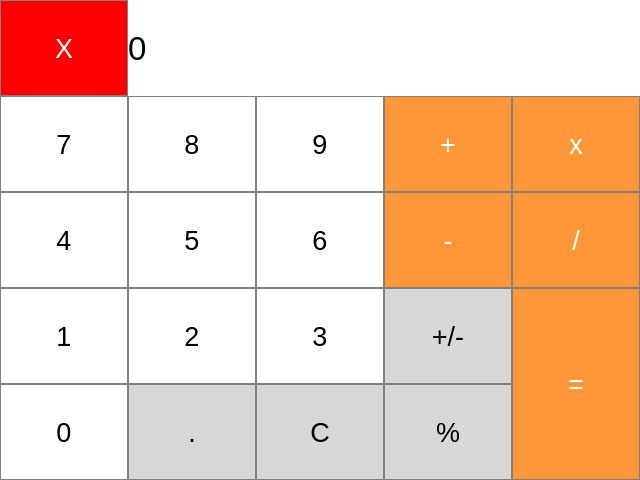
<?xml version="1.0" encoding="UTF-8"?>
<ui version="4.0">
 <class>calculadora</class>
 <widget class="QWidget" name="calculadora">
  <property name="geometry">
   <rect>
    <x>0</x>
    <y>0</y>
    <width>640</width>
    <height>480</height>
   </rect>
  </property>
  <property name="windowTitle">
   <string>calculadora</string>
  </property>
  <widget class="QWidget" name="centralWidget" native="true">
   <property name="geometry">
    <rect>
     <x>0</x>
     <y>0</y>
     <width>640</width>
     <height>480</height>
    </rect>
   </property>
   <property name="styleSheet">
    <string notr="true">background-color: rgb(255,255,255);</string>
   </property>
   <widget class="QLabel" name="label">
    <property name="geometry">
     <rect>
      <x>128</x>
      <y>0</y>
      <width>512</width>
      <height>96</height>
     </rect>
    </property>
    <property name="font">
     <font>
      <pointsize>25</pointsize>
     </font>
    </property>
    <property name="styleSheet">
     <string notr="true">QLabel { qproperty-alignment: 'AlignVCenter | AlignRight'; border: 1px solid gray;}
background-color: white;</string>
    </property>
    <property name="text">
     <string>0</string>
    </property>
   </widget>
   <widget class="QPushButton" name="p7">
    <property name="geometry">
     <rect>
      <x>0</x>
      <y>96</y>
      <width>128</width>
      <height>96</height>
     </rect>
    </property>
    <property name="font">
     <font>
      <pointsize>20</pointsize>
     </font>
    </property>
    <property name="styleSheet">
     <string notr="true">QPushButton { border: 1px solid gray; } QPushButton:pressed { background-color: qlineargradient(x1: 0, y1: 0, x2: 0, y2: 1, stop: 0 #dadbde, stop: 1 #f6f7fa);}</string>
    </property>
    <property name="text">
     <string>7</string>
    </property>
   </widget>
   <widget class="QPushButton" name="p8">
    <property name="geometry">
     <rect>
      <x>128</x>
      <y>96</y>
      <width>128</width>
      <height>96</height>
     </rect>
    </property>
    <property name="font">
     <font>
      <pointsize>20</pointsize>
     </font>
    </property>
    <property name="styleSheet">
     <string notr="true">QPushButton { border: 1px solid gray; } QPushButton:pressed { background-color: qlineargradient(x1: 0, y1: 0, x2: 0, y2: 1, stop: 0 #dadbde, stop: 1 #f6f7fa);}</string>
    </property>
    <property name="text">
     <string>8</string>
    </property>
   </widget>
   <widget class="QPushButton" name="p9">
    <property name="geometry">
     <rect>
      <x>256</x>
      <y>96</y>
      <width>128</width>
      <height>96</height>
     </rect>
    </property>
    <property name="font">
     <font>
      <pointsize>20</pointsize>
     </font>
    </property>
    <property name="styleSheet">
     <string notr="true">QPushButton { border: 1px solid gray; } QPushButton:pressed { background-color: qlineargradient(x1: 0, y1: 0, x2: 0, y2: 1, stop: 0 #dadbde, stop: 1 #f6f7fa);}</string>
    </property>
    <property name="text">
     <string>9</string>
    </property>
   </widget>
   <widget class="QPushButton" name="sumar">
    <property name="geometry">
     <rect>
      <x>384</x>
      <y>96</y>
      <width>128</width>
      <height>96</height>
     </rect>
    </property>
    <property name="font">
     <font>
      <pointsize>20</pointsize>
     </font>
    </property>
    <property name="styleSheet">
     <string notr="true">QPushButton { background-color: rgb(255, 151, 57); color: white; border: 1px solid gray; } QPushButton:pressed { background-color: qlineargradient(x1: 0, y1: 0, x2: 0, y2: 1, stop: 0 #FF7832, stop: 1 #FF9739); }</string>
    </property>
    <property name="text">
     <string>+</string>
    </property>
   </widget>
   <widget class="QPushButton" name="multiplicar">
    <property name="geometry">
     <rect>
      <x>512</x>
      <y>96</y>
      <width>128</width>
      <height>96</height>
     </rect>
    </property>
    <property name="font">
     <font>
      <pointsize>20</pointsize>
     </font>
    </property>
    <property name="styleSheet">
     <string notr="true">QPushButton { background-color: rgb(255, 151, 57); color: white; border: 1px solid gray; } QPushButton:pressed { background-color: qlineargradient(x1: 0, y1: 0, x2: 0, y2: 1, stop: 0 #FF7832, stop: 1 #FF9739); }</string>
    </property>
    <property name="text">
     <string>x</string>
    </property>
   </widget>
   <widget class="QPushButton" name="p6">
    <property name="geometry">
     <rect>
      <x>256</x>
      <y>192</y>
      <width>128</width>
      <height>96</height>
     </rect>
    </property>
    <property name="font">
     <font>
      <pointsize>20</pointsize>
     </font>
    </property>
    <property name="styleSheet">
     <string notr="true">QPushButton { border: 1px solid gray; } QPushButton:pressed { background-color: qlineargradient(x1: 0, y1: 0, x2: 0, y2: 1, stop: 0 #dadbde, stop: 1 #f6f7fa);}</string>
    </property>
    <property name="text">
     <string>6</string>
    </property>
   </widget>
   <widget class="QPushButton" name="p4">
    <property name="geometry">
     <rect>
      <x>0</x>
      <y>192</y>
      <width>128</width>
      <height>96</height>
     </rect>
    </property>
    <property name="font">
     <font>
      <pointsize>20</pointsize>
     </font>
    </property>
    <property name="styleSheet">
     <string notr="true">QPushButton { border: 1px solid gray; } QPushButton:pressed { background-color: qlineargradient(x1: 0, y1: 0, x2: 0, y2: 1, stop: 0 #dadbde, stop: 1 #f6f7fa);}</string>
    </property>
    <property name="text">
     <string>4</string>
    </property>
   </widget>
   <widget class="QPushButton" name="restar">
    <property name="geometry">
     <rect>
      <x>384</x>
      <y>192</y>
      <width>128</width>
      <height>96</height>
     </rect>
    </property>
    <property name="font">
     <font>
      <pointsize>20</pointsize>
     </font>
    </property>
    <property name="styleSheet">
     <string notr="true">QPushButton { background-color: rgb(255, 151, 57); color: white; border: 1px solid gray; } QPushButton:pressed { background-color: qlineargradient(x1: 0, y1: 0, x2: 0, y2: 1, stop: 0 #FF7832, stop: 1 #FF9739); }</string>
    </property>
    <property name="text">
     <string>-</string>
    </property>
   </widget>
   <widget class="QPushButton" name="p5">
    <property name="geometry">
     <rect>
      <x>128</x>
      <y>192</y>
      <width>128</width>
      <height>96</height>
     </rect>
    </property>
    <property name="font">
     <font>
      <pointsize>20</pointsize>
     </font>
    </property>
    <property name="styleSheet">
     <string notr="true">QPushButton { border: 1px solid gray; } QPushButton:pressed { background-color: qlineargradient(x1: 0, y1: 0, x2: 0, y2: 1, stop: 0 #dadbde, stop: 1 #f6f7fa);}</string>
    </property>
    <property name="text">
     <string>5</string>
    </property>
   </widget>
   <widget class="QPushButton" name="dividir">
    <property name="geometry">
     <rect>
      <x>512</x>
      <y>192</y>
      <width>128</width>
      <height>96</height>
     </rect>
    </property>
    <property name="font">
     <font>
      <pointsize>20</pointsize>
     </font>
    </property>
    <property name="styleSheet">
     <string notr="true">QPushButton { background-color: rgb(255, 151, 57); color: white; border: 1px solid gray; } QPushButton:pressed { background-color: qlineargradient(x1: 0, y1: 0, x2: 0, y2: 1, stop: 0 #FF7832, stop: 1 #FF9739); }</string>
    </property>
    <property name="text">
     <string>/</string>
    </property>
   </widget>
   <widget class="QPushButton" name="p1">
    <property name="geometry">
     <rect>
      <x>0</x>
      <y>288</y>
      <width>128</width>
      <height>96</height>
     </rect>
    </property>
    <property name="font">
     <font>
      <pointsize>20</pointsize>
     </font>
    </property>
    <property name="styleSheet">
     <string notr="true">QPushButton { border: 1px solid gray; } QPushButton:pressed { background-color: qlineargradient(x1: 0, y1: 0, x2: 0, y2: 1, stop: 0 #dadbde, stop: 1 #f6f7fa);}</string>
    </property>
    <property name="text">
     <string>1</string>
    </property>
   </widget>
   <widget class="QPushButton" name="p3">
    <property name="geometry">
     <rect>
      <x>256</x>
      <y>288</y>
      <width>128</width>
      <height>96</height>
     </rect>
    </property>
    <property name="font">
     <font>
      <pointsize>20</pointsize>
     </font>
    </property>
    <property name="styleSheet">
     <string notr="true">QPushButton { border: 1px solid gray; } QPushButton:pressed { background-color: qlineargradient(x1: 0, y1: 0, x2: 0, y2: 1, stop: 0 #dadbde, stop: 1 #f6f7fa);}</string>
    </property>
    <property name="text">
     <string>3</string>
    </property>
   </widget>
   <widget class="QPushButton" name="mesmenys">
    <property name="geometry">
     <rect>
      <x>384</x>
      <y>288</y>
      <width>128</width>
      <height>96</height>
     </rect>
    </property>
    <property name="font">
     <font>
      <pointsize>20</pointsize>
     </font>
    </property>
    <property name="styleSheet">
     <string notr="true">QPushButton { background-color: rgb(215, 215, 215); border: 1px solid gray; } QPushButton:pressed { background-color: qlineargradient(x1: 0, y1: 0, x2: 0, y2: 1, stop: 0 #BEBEBE, stop: 1 #D7D7D7); }</string>
    </property>
    <property name="text">
     <string>+/-</string>
    </property>
   </widget>
   <widget class="QPushButton" name="p2">
    <property name="geometry">
     <rect>
      <x>128</x>
      <y>288</y>
      <width>128</width>
      <height>96</height>
     </rect>
    </property>
    <property name="font">
     <font>
      <pointsize>20</pointsize>
     </font>
    </property>
    <property name="styleSheet">
     <string notr="true">QPushButton { border: 1px solid gray; } QPushButton:pressed { background-color: qlineargradient(x1: 0, y1: 0, x2: 0, y2: 1, stop: 0 #dadbde, stop: 1 #f6f7fa);}</string>
    </property>
    <property name="text">
     <string>2</string>
    </property>
   </widget>
   <widget class="QPushButton" name="p0">
    <property name="geometry">
     <rect>
      <x>0</x>
      <y>384</y>
      <width>128</width>
      <height>96</height>
     </rect>
    </property>
    <property name="font">
     <font>
      <pointsize>20</pointsize>
     </font>
    </property>
    <property name="styleSheet">
     <string notr="true">QPushButton { border: 1px solid gray; } QPushButton:pressed { background-color: qlineargradient(x1: 0, y1: 0, x2: 0, y2: 1, stop: 0 #dadbde, stop: 1 #f6f7fa);}</string>
    </property>
    <property name="text">
     <string>0</string>
    </property>
   </widget>
   <widget class="QPushButton" name="reset">
    <property name="geometry">
     <rect>
      <x>256</x>
      <y>384</y>
      <width>128</width>
      <height>96</height>
     </rect>
    </property>
    <property name="font">
     <font>
      <pointsize>20</pointsize>
     </font>
    </property>
    <property name="styleSheet">
     <string notr="true">QPushButton { background-color: rgb(215, 215, 215); border: 1px solid gray; } QPushButton:pressed { background-color: qlineargradient(x1: 0, y1: 0, x2: 0, y2: 1, stop: 0 #BEBEBE, stop: 1 #D7D7D7); }</string>
    </property>
    <property name="text">
     <string>C</string>
    </property>
   </widget>
   <widget class="QPushButton" name="percentatge">
    <property name="geometry">
     <rect>
      <x>384</x>
      <y>384</y>
      <width>128</width>
      <height>96</height>
     </rect>
    </property>
    <property name="font">
     <font>
      <pointsize>20</pointsize>
     </font>
    </property>
    <property name="styleSheet">
     <string notr="true">QPushButton { background-color: rgb(215, 215, 215); border: 1px solid gray; } QPushButton:pressed { background-color: qlineargradient(x1: 0, y1: 0, x2: 0, y2: 1, stop: 0 #BEBEBE, stop: 1 #D7D7D7); }</string>
    </property>
    <property name="text">
     <string>%</string>
    </property>
   </widget>
   <widget class="QPushButton" name="punt">
    <property name="geometry">
     <rect>
      <x>128</x>
      <y>384</y>
      <width>128</width>
      <height>96</height>
     </rect>
    </property>
    <property name="font">
     <font>
      <pointsize>20</pointsize>
     </font>
    </property>
    <property name="styleSheet">
     <string notr="true">QPushButton { background-color: rgb(215, 215, 215); border: 1px solid gray; } QPushButton:pressed { background-color: qlineargradient(x1: 0, y1: 0, x2: 0, y2: 1, stop: 0 #BEBEBE, stop: 1 #D7D7D7); }</string>
    </property>
    <property name="text">
     <string>.</string>
    </property>
   </widget>
   <widget class="QPushButton" name="igual">
    <property name="geometry">
     <rect>
      <x>512</x>
      <y>288</y>
      <width>128</width>
      <height>192</height>
     </rect>
    </property>
    <property name="font">
     <font>
      <pointsize>20</pointsize>
     </font>
    </property>
    <property name="styleSheet">
     <string notr="true">QPushButton { background-color: rgb(255, 151, 57); color: white; border: 1px solid gray; } QPushButton:pressed { background-color: qlineargradient(x1: 0, y1: 0, x2: 0, y2: 1, stop: 0 #FF7832, stop: 1 #FF9739); }</string>
    </property>
    <property name="text">
     <string>=</string>
    </property>
   </widget>
   <widget class="QPushButton" name="tanca_calculadora">
    <property name="geometry">
     <rect>
      <x>0</x>
      <y>0</y>
      <width>128</width>
      <height>96</height>
     </rect>
    </property>
    <property name="font">
     <font>
      <pointsize>20</pointsize>
     </font>
    </property>
    <property name="styleSheet">
     <string notr="true">QPushButton { background-color: rgb(255, 0,0); color: white; border: 1px solid gray; } QPushButton:pressed { background-color: qlineargradient(x1: 0, y1: 0, x2: 0, y2: 1, stop: 0 #dadbde, stop: 1 #f6f7fa);}</string>
    </property>
    <property name="text">
     <string>X</string>
    </property>
   </widget>
  </widget>
 </widget>
 <layoutdefault spacing="6" margin="11"/>
 <resources/>
 <connections/>
</ui>
